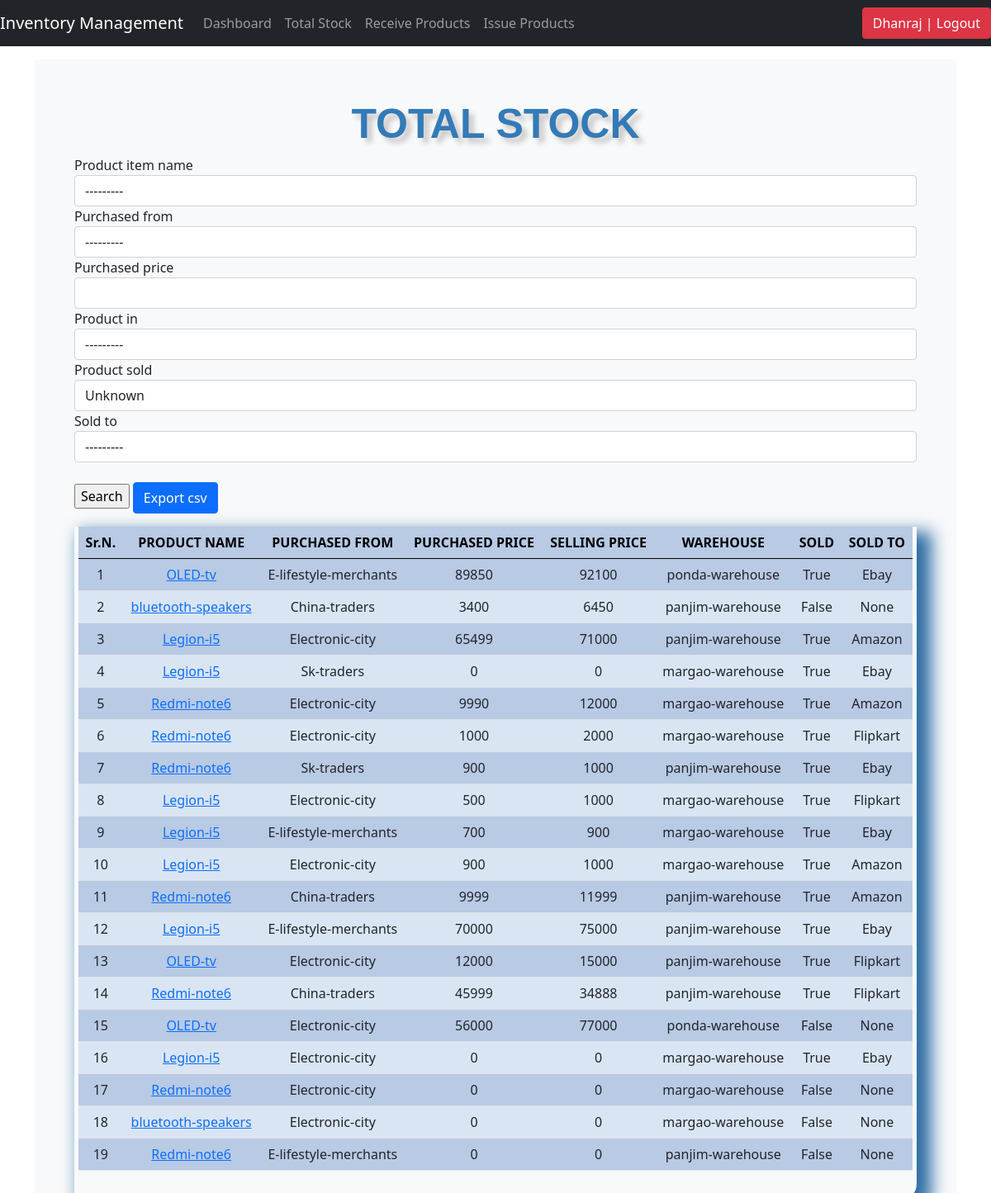
The page /list_products/ (signed in) on the database its author committed.
### inventory/models.py (models this page shows, shortened)
class Product_items_details(models.Model):
	product_item_name = models.ForeignKey(Products, on_delete=models.CASCADE, blank=False)
	purchased_from = models.ForeignKey(Suppliers, on_delete=models.CASCADE, blank=False)
	purchased_price = models.IntegerField(default='0', blank=True, null=True)
	selling_price = models.IntegerField(default='0', blank=True, null=True)
	product_in = models.ForeignKey(Warehouse, on_delete=models.CASCADE, blank=False)
	product_sold = models.BooleanField(default=0)
	sold_to = models.CharField(max_length=50, blank=True, null=True, choices=customers)
	last_updated = models.DateTimeField(auto_now_add=False, auto_now=True)
	timestamp = models.DateTimeField(auto_now_add=True, auto_now=False)

class Products(models.Model):
	product_name = models.CharField(max_length=50, blank=True, null=True)
	product_brand = models.CharField(max_length=50, blank=True, null=True)
	product_category = models.ForeignKey(Category, on_delete=models.CASCADE, blank=True)
	product_quantity = models.IntegerField(default='0', blank=True, null=True)
	product_reorder = models.IntegerField(default='0', blank=True, null=True)
	def __str__(self):
		return self.product_name

class Suppliers(models.Model):
	name = models.CharField(max_length=50, blank=True, null=True)
	address = models.CharField(max_length=50, blank=True, null=True)
	def __str__(self):
		return self.name

class Warehouse(models.Model):
	warehouse_name = models.CharField(max_length=50, blank=True, null=True)
	warehouse_address = models.CharField(max_length=50, blank=True, null=True)
	def __str__(self):
		return self.warehouse_name

### inventory/views.py (the view)
# urls.py: path('list_products/', views.list_products, name='list_products'),
@login_required
def list_products(request):
    qset = Product_items_details.objects.all()
    title = 'TOTAL STOCK'
    filt = SearchFilter(request.GET, queryset=qset)
    form = ProductSearchForm(request.GET or None)
    context = {
        'title': title,
        'filter': filt,
        'form': form
    }
    return render(request, "list_products.html", context)

### inventory/forms.py
class ProductSearchForm(forms.ModelForm):
	class Meta:
		model = Product_items_details
		fields = ['purchased_from']

### inventory/templates/list_products.html (shortened to what this page needs)
{% load static %}
{% include 'navbar.html' %}
{% load crispy_forms_tags %}
<!doctype html>
<html lang="en">
  <head>
<link href="/docs/5.0/dist/css/bootstrap.min.css" rel="stylesheet">
<link rel="stylesheet" type="text/css" href="{% static 'css/stylesheet.css' %}">
<link rel="stylesheet" type="text/css" href="{% static 'css/bootstrap.min.css' %}">
    <link href="{% static 'css/navbar-top-fixed.css' %}" rel="stylesheet">
  </head>
  <body>
<main class="container">
  <div class="bg-light p-5 rounded">
    <h1 class="header">{{title}}</h1>
     <form method='GET' action=''>{% csrf_token %}
      {{filter.form|crispy}}
      <br>
      <input type="submit" value='Search' onclick="scroll()" />
      <a href="/stock_csv" class="btn btn-primary"> Export csv</a>
  </form>
  <div class="display_table">
    <table class="table">
    <thead>
      <th class="table_head">Sr.N.</th>
      <th class="table_head">PRODUCT NAME</th>
      <th class="table_head">PURCHASED FROM</th>
      <th class="table_head">PURCHASED PRICE</th>
      <th class="table_head">SELLING PRICE</th>
      <th class="table_head">WAREHOUSE</th>
      <th class="table_head">SOLD</th>
      <th class="table_head">SOLD TO</th>
    </thead>
    {% for i in filter.qs %}
    <tr>
      <td class="fs-6">{{forloop.counter}}</td>
      <td class="fs-6"><a href="{% url 'product_details' i.id %}">{{i.product_item_name}}</a></td>
      <td class="fs-6">{{i.purchased_from}}</td>
      <td class="fs-6">{{i.purchased_price}}</td>
      <td class="fs-6">{{i.selling_price}}</td>
      <td class="fs-6">{{i.product_in}}</td>
      <td class="fs-6">{{i.product_sold}}</td>
      <td class="fs-6">{{i.sold_to}}</td>
    </tr>
    {% endfor %}
  </table>
  </div>
  </div>
</main>
  </body>
</html>

### inventory/templates/navbar.html (shortened to what this page needs)
<nav class="navbar navbar-expand-md navbar-dark fixed-top bg-dark">
  <a class="navbar-brand" href="/dashboard">Inventory Management</a>
  <div class="collapse navbar-collapse" id="navbarCollapse">
    <ul class="navbar-nav mr-auto">
      {% if request.user.is_authenticated %}
      <li class="nav-item">
        <a class="nav-link" href="/dashboard">Dashboard</a>
      </li>
      <li class="nav-item">
        <a class="nav-link" href="/list_products">Total Stock</a>
      </li>
       <li class="nav-item">
        <a class="nav-link" href="/receive_products">Receive Products</a>
      </li>
      <li class="nav-item">
        <a class="nav-link" href="/sell_products">Issue Products</a>
      </li>
      {% endif %}
    </ul>
  </div>
  <div>
     <ul class="navbar-nav">
        {% if request.user.is_authenticated %}
        <li><a href="/accounts/logout"><button class="btn btn-danger">{{ user }} | Logout</button></a></li>
        {% else %}
        <li><a href="/accounts/login" class="btn btn-outline-primary">Login</a></li>
        {% endif %}
    </ul>
  </div>
</nav>

### inventory/static/css/stylesheet.css (style rules this page uses)
body { background-color: #34eb6b; }
.table { font-size: 13px; text-align: center; width: 95%; margin: auto; }
.table tr:nth-child(odd) { background: #B8CAE4 }
.table tr:nth-child(even) { background: #dae5f4 }
th { background-color: #337ab7; color: white; }
.display_table { border-bottom-right-radius: 20px; padding-left: 5px; padding-right: 5px; padding-bottom: 20px; box-shadow: 12px 12px 20px 6px #2e6da4; }
.header { font-family: helvetica; color: #337ab7; font-size: 50px; text-align: center; width: 100%; text-shadow: 6px 6px 6px #c9c6c6; display: block; font-weight: bolder; }
.table_head { color: black; font-size: 16px; }

### inventory/static/css/navbar-top-fixed.css (style rules this page uses)
body { min-height: 75rem; padding-top: 4.5rem; }

### rows shown on the page
Product_items_details: product_item_name "OLED-tv", purchased_from "E-lifestyle-merchants", purchased_price "89850", selling_price "92100", product_in "ponda-warehouse", product_sold "True", sold_to "Ebay"
Product_items_details: product_item_name "bluetooth-speakers", purchased_from "China-traders", purchased_price "3400", selling_price "6450", product_in "panjim-warehouse", product_sold "False", sold_to "None"
Product_items_details: product_item_name "Legion-i5", purchased_from "Electronic-city", purchased_price "65499", selling_price "71000", product_in "panjim-warehouse", product_sold "True", sold_to "Amazon"
Product_items_details: product_item_name "Legion-i5", purchased_from "Sk-traders", purchased_price "0", selling_price "0", product_in "margao-warehouse", product_sold "True", sold_to "Ebay"
Product_items_details: product_item_name "Redmi-note6", purchased_from "Electronic-city", purchased_price "9990", selling_price "12000", product_in "margao-warehouse", product_sold "True", sold_to "Amazon"
Product_items_details: product_item_name "Redmi-note6", purchased_from "Electronic-city", purchased_price "1000", selling_price "2000", product_in "margao-warehouse", product_sold "True", sold_to "Flipkart"
Product_items_details: product_item_name "Redmi-note6", purchased_from "Sk-traders", purchased_price "900", selling_price "1000", product_in "panjim-warehouse", product_sold "True", sold_to "Ebay"
Product_items_details: product_item_name "Legion-i5", purchased_from "Electronic-city", purchased_price "500", selling_price "1000", product_in "margao-warehouse", product_sold "True", sold_to "Flipkart"
Product_items_details: product_item_name "Legion-i5", purchased_from "E-lifestyle-merchants", purchased_price "700", selling_price "900", product_in "margao-warehouse", product_sold "True", sold_to "Ebay"
Product_items_details: product_item_name "Legion-i5", purchased_from "Electronic-city", purchased_price "900", selling_price "1000", product_in "margao-warehouse", product_sold "True", sold_to "Amazon"
Product_items_details: product_item_name "Redmi-note6", purchased_from "China-traders", purchased_price "9999", selling_price "11999", product_in "panjim-warehouse", product_sold "True", sold_to "Amazon"
Product_items_details: product_item_name "Legion-i5", purchased_from "E-lifestyle-merchants", purchased_price "70000", selling_price "75000", product_in "panjim-warehouse", product_sold "True", sold_to "Ebay"
Product_items_details: product_item_name "OLED-tv", purchased_from "Electronic-city", purchased_price "12000", selling_price "15000", product_in "panjim-warehouse", product_sold "True", sold_to "Flipkart"
Product_items_details: product_item_name "Redmi-note6", purchased_from "China-traders", purchased_price "45999", selling_price "34888", product_in "panjim-warehouse", product_sold "True", sold_to "Flipkart"
Product_items_details: product_item_name "OLED-tv", purchased_from "Electronic-city", purchased_price "56000", selling_price "77000", product_in "ponda-warehouse", product_sold "False", sold_to "None"
Product_items_details: product_item_name "Legion-i5", purchased_from "Electronic-city", purchased_price "0", selling_price "0", product_in "margao-warehouse", product_sold "True", sold_to "Ebay"
Product_items_details: product_item_name "Redmi-note6", purchased_from "Electronic-city", purchased_price "0", selling_price "0", product_in "margao-warehouse", product_sold "False", sold_to "None"
Product_items_details: product_item_name "bluetooth-speakers", purchased_from "Electronic-city", purchased_price "0", selling_price "0", product_in "margao-warehouse", product_sold "False", sold_to "None"
Product_items_details: product_item_name "Redmi-note6", purchased_from "E-lifestyle-merchants", purchased_price "0", selling_price "0", product_in "panjim-warehouse", product_sold "False", sold_to "None"

### other values the page prints
{{ user }} "Dhanraj"
{{ title }} "TOTAL STOCK"
